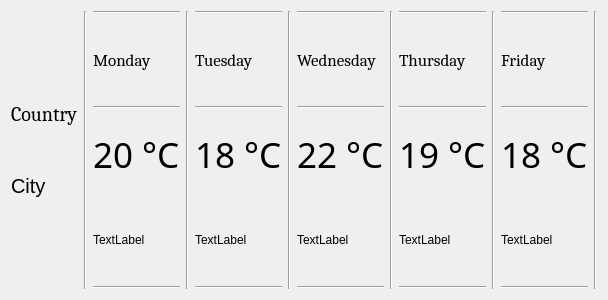
<?xml version="1.0" encoding="UTF-8"?>
<ui version="4.0">
 <class>DaysInfo</class>
 <widget class="QDialog" name="DaysInfo">
  <property name="geometry">
   <rect>
    <x>0</x>
    <y>0</y>
    <width>548</width>
    <height>300</height>
   </rect>
  </property>
  <property name="windowTitle">
   <string>Dialog</string>
  </property>
  <layout class="QHBoxLayout" name="horizontalLayout">
   <item>
    <layout class="QVBoxLayout" name="verticalLayout_6">
     <item>
      <spacer name="verticalSpacer_2">
       <property name="orientation">
        <enum>Qt::Vertical</enum>
       </property>
       <property name="sizeType">
        <enum>QSizePolicy::Maximum</enum>
       </property>
       <property name="sizeHint" stdset="0">
        <size>
         <width>20</width>
         <height>70</height>
        </size>
       </property>
      </spacer>
     </item>
     <item>
      <widget class="QLabel" name="Country_DetailsForm">
       <property name="font">
        <font>
         <family>Cambria</family>
         <pointsize>15</pointsize>
        </font>
       </property>
       <property name="text">
        <string>Country</string>
       </property>
      </widget>
     </item>
     <item>
      <widget class="QLabel" name="City_DetailsForm">
       <property name="font">
        <font>
         <pointsize>15</pointsize>
        </font>
       </property>
       <property name="layoutDirection">
        <enum>Qt::LeftToRight</enum>
       </property>
       <property name="text">
        <string>City</string>
       </property>
      </widget>
     </item>
     <item>
      <spacer name="verticalSpacer">
       <property name="orientation">
        <enum>Qt::Vertical</enum>
       </property>
       <property name="sizeType">
        <enum>QSizePolicy::Maximum</enum>
       </property>
       <property name="sizeHint" stdset="0">
        <size>
         <width>20</width>
         <height>70</height>
        </size>
       </property>
      </spacer>
     </item>
    </layout>
   </item>
   <item>
    <widget class="Line" name="line">
     <property name="orientation">
      <enum>Qt::Vertical</enum>
     </property>
    </widget>
   </item>
   <item>
    <layout class="QVBoxLayout" name="verticalLayout_7">
     <item>
      <widget class="Line" name="line_22">
       <property name="orientation">
        <enum>Qt::Horizontal</enum>
       </property>
      </widget>
     </item>
     <item>
      <widget class="QLabel" name="MondayLable_2">
       <property name="font">
        <font>
         <family>Cambria</family>
         <pointsize>13</pointsize>
        </font>
       </property>
       <property name="text">
        <string>Monday</string>
       </property>
      </widget>
     </item>
     <item>
      <widget class="Line" name="line_23">
       <property name="orientation">
        <enum>Qt::Horizontal</enum>
       </property>
      </widget>
     </item>
     <item>
      <widget class="QLabel" name="Day1Temp_DetailsForm_2">
       <property name="font">
        <font>
         <family>IrisUPC</family>
         <pointsize>26</pointsize>
        </font>
       </property>
       <property name="text">
        <string>20 °C</string>
       </property>
      </widget>
     </item>
     <item>
      <widget class="QLabel" name="mDay1ImageLable">
       <property name="sizePolicy">
        <sizepolicy hsizetype="Preferred" vsizetype="Preferred">
         <horstretch>0</horstretch>
         <verstretch>0</verstretch>
        </sizepolicy>
       </property>
       <property name="text">
        <string>TextLabel</string>
       </property>
      </widget>
     </item>
     <item>
      <widget class="Line" name="line_24">
       <property name="orientation">
        <enum>Qt::Horizontal</enum>
       </property>
      </widget>
     </item>
    </layout>
   </item>
   <item>
    <widget class="Line" name="line_2">
     <property name="orientation">
      <enum>Qt::Vertical</enum>
     </property>
    </widget>
   </item>
   <item>
    <layout class="QVBoxLayout" name="verticalLayout_8">
     <item>
      <widget class="Line" name="line_25">
       <property name="orientation">
        <enum>Qt::Horizontal</enum>
       </property>
      </widget>
     </item>
     <item>
      <widget class="QLabel" name="TuesdayLable_2">
       <property name="font">
        <font>
         <family>Cambria</family>
         <pointsize>13</pointsize>
        </font>
       </property>
       <property name="text">
        <string>Tuesday</string>
       </property>
      </widget>
     </item>
     <item>
      <widget class="Line" name="line_26">
       <property name="orientation">
        <enum>Qt::Horizontal</enum>
       </property>
      </widget>
     </item>
     <item>
      <widget class="QLabel" name="Day2Temp_DetailsForm_2">
       <property name="font">
        <font>
         <family>IrisUPC</family>
         <pointsize>26</pointsize>
        </font>
       </property>
       <property name="text">
        <string>18 °C</string>
       </property>
      </widget>
     </item>
     <item>
      <widget class="QLabel" name="mDay2ImageLable">
       <property name="text">
        <string>TextLabel</string>
       </property>
      </widget>
     </item>
     <item>
      <widget class="Line" name="line_27">
       <property name="orientation">
        <enum>Qt::Horizontal</enum>
       </property>
      </widget>
     </item>
    </layout>
   </item>
   <item>
    <widget class="Line" name="line_3">
     <property name="orientation">
      <enum>Qt::Vertical</enum>
     </property>
    </widget>
   </item>
   <item>
    <layout class="QVBoxLayout" name="verticalLayout_9">
     <item>
      <widget class="Line" name="line_28">
       <property name="orientation">
        <enum>Qt::Horizontal</enum>
       </property>
      </widget>
     </item>
     <item>
      <widget class="QLabel" name="WednesdayLable_2">
       <property name="font">
        <font>
         <family>Cambria</family>
         <pointsize>13</pointsize>
        </font>
       </property>
       <property name="text">
        <string>Wednesday</string>
       </property>
      </widget>
     </item>
     <item>
      <widget class="Line" name="line_29">
       <property name="orientation">
        <enum>Qt::Horizontal</enum>
       </property>
      </widget>
     </item>
     <item>
      <widget class="QLabel" name="Day3Temp_DetailsForm_2">
       <property name="font">
        <font>
         <family>IrisUPC</family>
         <pointsize>26</pointsize>
        </font>
       </property>
       <property name="text">
        <string>22 °C</string>
       </property>
      </widget>
     </item>
     <item>
      <widget class="QLabel" name="mDay3ImageLable">
       <property name="text">
        <string>TextLabel</string>
       </property>
      </widget>
     </item>
     <item>
      <widget class="Line" name="line_30">
       <property name="orientation">
        <enum>Qt::Horizontal</enum>
       </property>
      </widget>
     </item>
    </layout>
   </item>
   <item>
    <widget class="Line" name="line_4">
     <property name="orientation">
      <enum>Qt::Vertical</enum>
     </property>
    </widget>
   </item>
   <item>
    <layout class="QVBoxLayout" name="verticalLayout_10">
     <item>
      <widget class="Line" name="line_31">
       <property name="orientation">
        <enum>Qt::Horizontal</enum>
       </property>
      </widget>
     </item>
     <item>
      <widget class="QLabel" name="ThursdayLable_2">
       <property name="font">
        <font>
         <family>Cambria</family>
         <pointsize>13</pointsize>
        </font>
       </property>
       <property name="text">
        <string>Thursday</string>
       </property>
      </widget>
     </item>
     <item>
      <widget class="Line" name="line_32">
       <property name="orientation">
        <enum>Qt::Horizontal</enum>
       </property>
      </widget>
     </item>
     <item>
      <widget class="QLabel" name="label_19">
       <property name="font">
        <font>
         <family>IrisUPC</family>
         <pointsize>26</pointsize>
        </font>
       </property>
       <property name="text">
        <string>19 °C</string>
       </property>
      </widget>
     </item>
     <item>
      <widget class="QLabel" name="mDay4ImageLable">
       <property name="text">
        <string>TextLabel</string>
       </property>
      </widget>
     </item>
     <item>
      <widget class="Line" name="line_33">
       <property name="orientation">
        <enum>Qt::Horizontal</enum>
       </property>
      </widget>
     </item>
    </layout>
   </item>
   <item>
    <widget class="Line" name="line_5">
     <property name="orientation">
      <enum>Qt::Vertical</enum>
     </property>
    </widget>
   </item>
   <item>
    <layout class="QVBoxLayout" name="verticalLayout_11">
     <item>
      <widget class="Line" name="line_34">
       <property name="orientation">
        <enum>Qt::Horizontal</enum>
       </property>
      </widget>
     </item>
     <item>
      <widget class="QLabel" name="FridayLable_2">
       <property name="font">
        <font>
         <family>Cambria</family>
         <pointsize>13</pointsize>
        </font>
       </property>
       <property name="text">
        <string>Friday</string>
       </property>
      </widget>
     </item>
     <item>
      <widget class="Line" name="line_35">
       <property name="orientation">
        <enum>Qt::Horizontal</enum>
       </property>
      </widget>
     </item>
     <item>
      <widget class="QLabel" name="label_21">
       <property name="font">
        <font>
         <family>IrisUPC</family>
         <pointsize>26</pointsize>
        </font>
       </property>
       <property name="text">
        <string>18 °C</string>
       </property>
      </widget>
     </item>
     <item>
      <widget class="QLabel" name="mDay5ImageLable">
       <property name="text">
        <string>TextLabel</string>
       </property>
      </widget>
     </item>
     <item>
      <widget class="Line" name="line_36">
       <property name="orientation">
        <enum>Qt::Horizontal</enum>
       </property>
      </widget>
     </item>
    </layout>
   </item>
   <item>
    <widget class="Line" name="line_6">
     <property name="orientation">
      <enum>Qt::Vertical</enum>
     </property>
    </widget>
   </item>
  </layout>
 </widget>
 <resources/>
 <connections/>
</ui>
